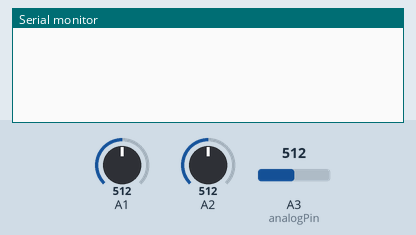
The sketch below on a simulated Arduino Uno, built with avr-gcc and run on an emulated ATmega328P. On the bench: the last lines printed to the serial monitor. The test bench sets the inputs (shaded band); at power-on: A1 = 512, A2 = 512, A3 (analogPin) = 512.

Above: at 1.2 s.
1.3 s: A1 set to 900
At 2.0 s:
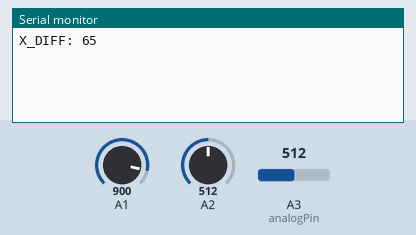
2.8 s: A2 set to 716
At 3.1 s:
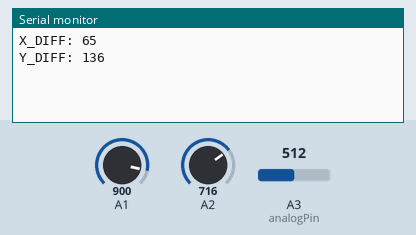

Measured:
- after the input at 1.3 s, the serial monitor: prints a new line at once (image 1)
- after the input at 2.8 s, the serial monitor: prints a new line at once (image 2)

The sketch:

accelerometer_tester.ino
```cpp
int analogPin = A3; // potentiometer wiper (middle terminal) connected to analog pin 3
                    // outside leads to ground and +5V
int val = 0;  // variable to store the value read

int x[] = {0, 0, 0, 0, 0, 0};
int y[] = {0, 0, 0, 0, 0, 0};
int z[] = {0, 0, 0, 0, 0, 0};

void setup() {
  Serial.begin(9600);           //  setup serial
}

void loop() {

  int counter = 0;

  if(counter == 0) {
    for(int i=0;i<6; i++){
      x[i] = analogRead(A1);
      y[i] = analogRead(A2);
      z[i] = analogRead(A3);
    }
  }

  int j = counter % 6;

  int means[] = {0, 0, 0};

  for(int i=0;i<6;i++){
    means[0] += x[i];
    means[1] += y[i];
    means[2] += z[i];
  }

  means[0] /= 6;
  means[1] /= 6;
  means[2] /= 6;

  int diffs[] = {0, 0, 0};

  diffs[0] = analogRead(A1) - means[0];
  diffs[1] = analogRead(A2) - means[1];
  diffs[2] = analogRead(A3) - means[2];

  int bound = 50;
  if(diffs[0] > bound || diffs[0] < -bound){
    Serial.print("X_DIFF: "); Serial.println(diffs[0]);
  }
  if(diffs[1] > bound || diffs[1] < -bound){
    Serial.print("Y_DIFF: "); Serial.println(diffs[1]);
  }
  if(diffs[2] >  bound|| diffs[2] < -bound){
    Serial.print("Z_DIFF: "); Serial.println(diffs[2]);
  }


  x[j] = analogRead(A1);  // read the input pin
  y[j] = analogRead(A2);
  z[j] = analogRead(A3);


  //Serial.print("X = "); Serial.println(x);
  //Serial.print("Y = "); Serial.println(y);
  //Serial.print("Z = "); Serial.println(z);
  //Serial.println("======================");


  //delay(20);


}
```
